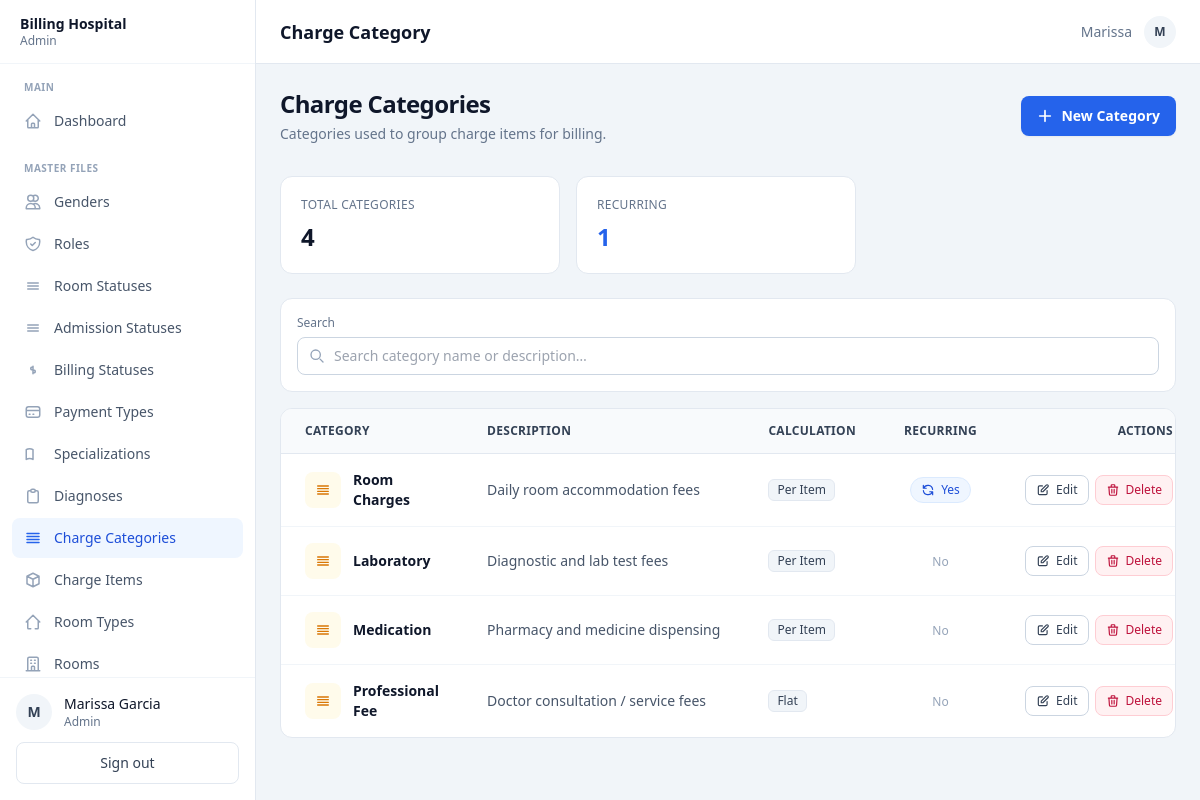
The app's page /index.php?page=charge-category (signed in) with its own data.
### tables this page shows
CREATE TABLE `charge_category` (
  `category_id` int(11) NOT NULL,
  `category_name` varchar(100) NOT NULL,
  `description` varchar(255) DEFAULT NULL,
  `calculation_type` varchar(50) DEFAULT NULL,
  `is_recurring` tinyint(1) NOT NULL DEFAULT 0
);

### index.php (called while the page is built, shortened)
<?php
$currentUser = $_SESSION['user'];
$roleId      = (int)$currentUser['role_id'];
$layout = match ($roleId) {
    1 => 'admin',
    2 => 'doctor',
    3 => 'nurse',
    4 => 'cashier',
    default => 'admin',
};
require __DIR__ . '/views/layouts/' . $layout . '.php';

### controllers/ChargeCategoryController.php (called while the page is built, shortened)
<?php
class ChargeCategoryController
{
    private PDO $pdo;
    public function __construct(PDO $pdo) { $this->pdo = $pdo; }
    public function getAll(): array
    {
        return $this->pdo->query(
            'SELECT category_id, category_name, description, calculation_type, is_recurring
             FROM `charge_category`
             ORDER BY category_id'
        )->fetchAll();
    }
}

### views/admin/charge-category.php (the view, shortened to what this page needs)
<?php
require_once __DIR__ . '/../../controllers/ChargeCategoryController.php';
$categories = (new ChargeCategoryController($pdo))->getAll();
$totalCategories = count($categories);
$recurringCount  = count(array_filter($categories, fn($c) => (int)$c['is_recurring'] === 1));
?>
<div class="mb-8 flex flex-col sm:flex-row sm:items-center sm:justify-between gap-4">
    <div>
        <h1 class="text-2xl font-bold text-slate-900 tracking-tight">Charge Categories</h1>
        <p class="mt-1 text-sm text-slate-500">Categories used to group charge items for billing.</p>
    </div>
    <button type="button" id="openCreateBtn"
            class="inline-flex items-center justify-center gap-2 rounded-lg bg-blue-600 px-4 py-2.5 text-sm font-semibold text-white shadow-sm hover:bg-blue-700">
        <svg class="w-4 h-4" fill="none" viewBox="0 0 24 24" stroke="currentColor" stroke-width="2.5">
            <path stroke-linecap="round" stroke-linejoin="round" d="M12 4v16m8-8H4"/>
        </svg>
        New Category
    </button>
</div>
<div class="grid grid-cols-1 sm:grid-cols-2 gap-4 mb-6 max-w-xl">
    <div class="bg-white rounded-xl border border-slate-200 p-5">
        <p class="text-xs font-medium text-slate-500 uppercase tracking-wide">Total Categories</p>
        <p class="mt-2 text-2xl font-bold text-slate-900"><?= $totalCategories ?></p>
    </div>
    <div class="bg-white rounded-xl border border-slate-200 p-5">
        <p class="text-xs font-medium text-slate-500 uppercase tracking-wide">Recurring</p>
        <p class="mt-2 text-2xl font-bold text-blue-600"><?= $recurringCount ?></p>
    </div>
</div>
<div class="bg-white rounded-xl border border-slate-200 p-4 mb-4">
    <div class="flex flex-col sm:flex-row sm:items-end gap-3">
        <div class="flex-1">
            <label class="block text-xs font-medium text-slate-500 mb-1.5">Search</label>
            <div class="relative">
                <input type="text" id="filterSearch" placeholder="Search category name or description…"
                       class="w-full rounded-lg border border-slate-300 pl-9 pr-3 py-2 text-sm
                              focus:outline-none focus:ring-2 focus:ring-blue-500 focus:border-blue-500">
            </div>
        </div>
    </div>
</div>
<div class="bg-white rounded-xl border border-slate-200 overflow-hidden">
    <div class="overflow-x-auto">
        <table class="min-w-full text-sm">
            <thead class="bg-slate-50 border-b border-slate-200">
                <tr>
                    <th class="text-left px-6 py-3.5 font-semibold text-slate-700 text-xs uppercase tracking-wide">Category</th>
                    <th class="text-left px-6 py-3.5 font-semibold text-slate-700 text-xs uppercase tracking-wide">Description</th>
                    <th class="text-left px-6 py-3.5 font-semibold text-slate-700 text-xs uppercase tracking-wide">Calculation</th>
                    <th class="text-center px-6 py-3.5 font-semibold text-slate-700 text-xs uppercase tracking-wide">Recurring</th>
                    <th class="text-right px-6 py-3.5 font-semibold text-slate-700 text-xs uppercase tracking-wide">Actions</th>
                </tr>
            </thead>
            <tbody class="divide-y divide-slate-100">
                <?php foreach ($categories as $c): ?>
                    <tr class="hover:bg-slate-50 charge-category-row"
                        data-search="<?= htmlspecialchars(strtolower($c['category_name'] . ' ' . ($c['description'] ?? '') . ' ' . ($c['calculation_type'] ?? ''))) ?>">
                        <td class="px-6 py-4">
                            <div class="flex items-center gap-3">
                                <div class="w-9 h-9 rounded-lg bg-amber-50 text-amber-600 flex items-center justify-center shrink-0">
                                    <svg class="w-4 h-4" fill="none" viewBox="0 0 24 24" stroke="currentColor" stroke-width="2">
                                        <path stroke-linecap="round" stroke-linejoin="round" d="M4 6h16M4 10h16M4 14h16M4 18h16"/>
                                    </svg>
                                </div>
                                <p class="font-semibold text-slate-900"><?= htmlspecialchars($c['category_name']) ?></p>
                            </div>
                        </td>
                        <td class="px-6 py-4 text-slate-600 max-w-xl">
                            <?php if (!empty($c['description'])): ?>
                                <p class="truncate"><?= htmlspecialchars($c['description']) ?></p>
                            <?php else: ?>
                                <span class="text-slate-400 text-xs">No description</span>
                            <?php endif; ?>
                        </td>
                        <td class="px-6 py-4">
                            <?php if (!empty($c['calculation_type'])): ?>
                                <span class="inline-block rounded-md bg-slate-100 border border-slate-200 px-2 py-0.5 text-xs font-medium text-slate-700">
                                    <?= htmlspecialchars($c['calculation_type']) ?>
                                </span>
                            <?php else: ?>
                                <span class="text-xs text-slate-400">—</span>
                            <?php endif; ?>
                        </td>
                        <td class="px-6 py-4 text-center">
                            <?php if ((int)$c['is_recurring'] === 1): ?>
                                <span class="inline-flex items-center gap-1.5 rounded-full bg-blue-50 border border-blue-100 px-2.5 py-1 text-xs font-medium text-blue-700">
                                    <svg class="w-3.5 h-3.5" fill="none" viewBox="0 0 24 24" stroke="currentColor" stroke-width="2">
                                        <path stroke-linecap="round" stroke-linejoin="round" d="M4 4v5h.582m15.356 2A8.001 8.001 0 004.582 9m0 0H9m11 11v-5h-.581m0 0a8.003 8.003 0 01-15.357-2m15.357 2H15"/>
                                    </svg>
                                    Yes
                                </span>
                            <?php else: ?>
                                <span class="text-xs text-slate-400">No</span>
                            <?php endif; ?>
                        </td>
                        <td class="px-6 py-4 text-right whitespace-nowrap">
                            <div class="inline-flex items-center gap-1.5">
                                <button type="button"
                                        class="edit-btn inline-flex items-center gap-1.5 rounded-lg border border-slate-300 bg-white px-2.5 py-1.5 text-xs font-medium text-slate-700 hover:bg-slate-50 hover:border-slate-400"
                                        data-category='<?= htmlspecialchars(json_encode($c), ENT_QUOTES, "UTF-8") ?>'>
                                    <svg class="w-3.5 h-3.5" fill="none" viewBox="0 0 24 24" stroke="currentColor" stroke-width="2">
                                        <path stroke-linecap="round" stroke-linejoin="round" d="M11 5H6a2 2 0 00-2 2v11a2 2 0 002 2h11a2 2 0 002-2v-5m-1.414-9.414a2 2 0 112.828 2.828L11.828 15H9v-2.828l8.586-8.586z"/>
                                    </svg>
                                    Edit
                                </button>
                                <button type="button"
                                        class="delete-btn inline-flex items-center gap-1.5 rounded-lg border border-rose-200 bg-rose-50 px-2.5 py-1.5 text-xs font-medium text-rose-700 hover:bg-rose-100 hover:border-rose-300"
                                        data-category-id="<?= (int)$c['category_id'] ?>"
                                        data-category-name="<?= htmlspecialchars($c['category_name']) ?>">
                                    <svg class="w-3.5 h-3.5" fill="none" viewBox="0 0 24 24" stroke="currentColor" stroke-width="2">
                                        <path stroke-linecap="round" stroke-linejoin="round" d="M19 7l-.867 12.142A2 2 0 0116.138 21H7.862a2 2 0 01-1.995-1.858L5 7m5 4v6m4-6v6m1-10V4a1 1 0 00-1-1h-4a1 1 0 00-1 1v3M4 7h16"/>
                                    </svg>
                                    Delete
                                </button>
                            </div>
                        </td>
                    </tr>
                <?php endforeach; ?>
            </tbody>
        </table>
    </div>
</div>

### records on screen
charge_category: is_recurring "1", category_name "Room Charges", description "Daily room accommodation fees", calculation_type "Per Item", shows "Yes"
charge_category: category_name "Laboratory", description "Diagnostic and lab test fees", calculation_type "Per Item", is_recurring "No"
charge_category: category_name "Medication", description "Pharmacy and medicine dispensing", calculation_type "Per Item", is_recurring "No"
charge_category: category_name "Professional Fee", description "Doctor consultation / service fees", calculation_type "Flat", is_recurring "No"

### other values on screen
$currentUser['role_name'] "Admin"
$sectionName "MAIN"
$item['label'] "Dashboard"
$sectionName "MASTER FILES"
$item['label'] "Genders"
$item['label'] "Roles"
$item['label'] "Room Statuses"
$item['label'] "Admission Statuses"
$item['label'] "Billing Statuses"
$item['label'] "Payment Types"
$item['label'] "Specializations"
$item['label'] "Diagnoses"
$item['label'] "Charge Categories"
$item['label'] "Charge Items"
$item['label'] "Room Types"
